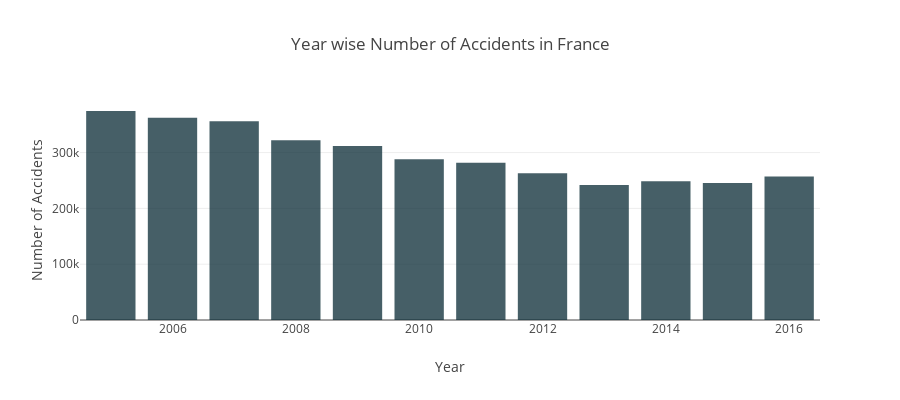

Notebook cell for this chart:
### Code cell
# function to aggregate and return keys and values
def create_stack_bar_data(col, df):
    aggregated = df[col].value_counts().sort_index()
    x_values = aggregated.index.tolist()
    y_values = aggregated.values.tolist()
    return x_values, y_values

x1, y1 = create_stack_bar_data('an', accidents)

for i in range(len(x1)):
    x1[i] += 2000

#x1 = x1[:-1]
#y1 = y1[:-1]
color1 = ['#092a35']*9
color2 = ['#a2738c']*3
color1.extend(color2)
trace1 = go.Bar(x=x1, y=y1, opacity=0.75, name="year count", marker = dict(color = '#092a35'))
layout = dict(height=400, title='Year wise Number of Accidents in France', legend=dict(orientation="h"), 
              xaxis = dict(title = 'Year'), yaxis = dict(title = 'Number of Accidents'))
fig = go.Figure(data=[trace1], layout=layout);
iplot(fig);

### Figure 1 — Plotly figure (JSON) as saved in the notebook; plotly's stock layout.template omitted (floating-point values rounded to 4 significant figures)
{"data": [{"marker": {"color": "#092a35"}, "name": "year count", "opacity": 0.75, "type": "bar", "uid": "8b04936c-9964-11e9-9b5d-9801a7b688a9", "x": [2005, 2006, 2007, 2008, 2009, 2010, 2011, 2012, 2013, 2014, 2015, 2016], "y": [374561, 362507, 356228, 322196, 311706, 288112, 281675, 263194, 242163, 248642, 245706, 257286]}], "layout": {"height": 400, "legend": {"orientation": "h"}, "title": "Year wise Number of Accidents in France", "xaxis": {"title": "Year"}, "yaxis": {"title": "Number of Accidents"}}}
